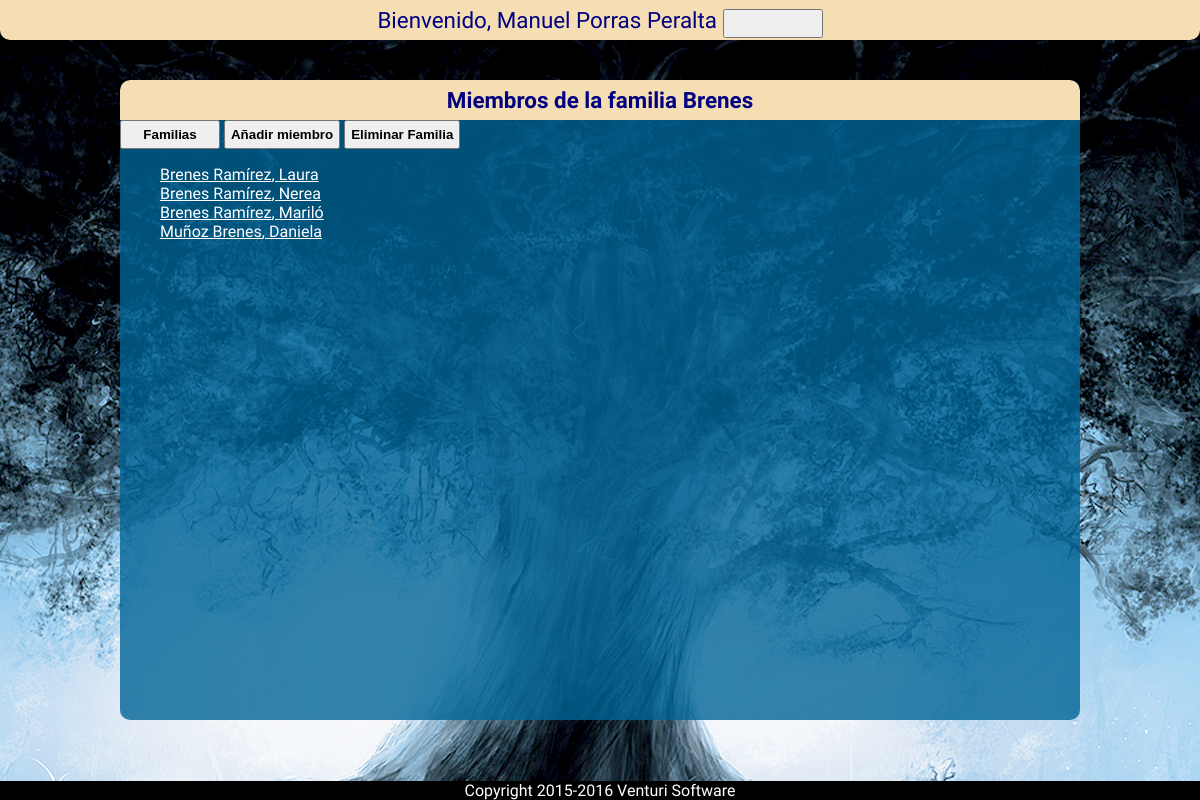
The page /family/2/ (signed in) on the database its author committed.
### family/models.py (models this page shows, shortened)
class Family(models.Model):
	family_name = models.CharField('Apellidos familiares',max_length=100) #Apellidos familiares
	family_id = models.CharField('ID personalizado',max_length=24) #Id personal de la familia

class Member(models.Model):
	member_family_id = models.ForeignKey(Family,verbose_name='ID Familia') #Clave ajena que une al miembro de la familia con su familia
	member_name = models.CharField(verbose_name='Nombre',max_length=100) #Nombre del miembro de la familia
	member_surname = models.CharField(verbose_name='Apellidos',max_length=100) #Apellido o Apellidos del miembro de la familia
	member_sex = models.CharField(verbose_name='Sexo',choices=(('Hombre','Hombre'),('Mujer','Mujer'),('No especificado','No especificado')),max_length=20) #Sexo del miembro de la familia
	member_birth = models.DateField('Fecha de nacimiento',help_text='Fecha en este formato <em>AÑO-MES-DÍA</em>') #Fecha de nacimiento
	member_rip = models.DateField('Fecha de fallecimiento',null=True,blank=True) #Fecha de defunción
	member_profile_image = models.ImageField('Foto de perfil',null=True,blank=True) #Imagen de perfil del miembro de la familia
	member_partner_id = models.IntegerField(default=0,null=True,blank=True,verbose_name='ID Pareja') #ID del cónyuge que sirve de enlace a una nueva familia
	member_email = models.EmailField('E-Mail',null=True,blank=True) #Correo electrónico de contacto

### family/views.py (the view)
# urls.py: url(r'^(?P<req_id>[0-9])+/$', login_required(views.reqFamily), name='family'),
def reqFamily(request, req_id):
	family = get_object_or_404(Family, pk=req_id)
	members = Member.objects.filter(member_family_id=req_id)
	context = {'family':family,'members':members}
	return render(request, 'family/viewFamily.html',context)

### family/templates/family/viewFamily.html (shortened to what this page needs)
{% extends "base.html" %}
{% block content %}
<div class="cabecera_seccion">
	<h1 class="titulo_seccion">Miembros de la familia {{ family.family_name }}</h1>
	<input type="button" onclick="location.href='{% url 'family:family' %}'" value="Familias"/>
	<input type="submit" onclick="location.href='{% url 'family:add_member' family.id %}'" value="Añadir miembro"/>
	<input type="button" onclick="location.href='{% url 'family:delete_family' family.id %}'" value="Eliminar Familia"/>
	{% if members %}
		<ul>
		{% for famMember in members %}
			<li><a href="{% url 'family:member' famMember.id %}">{{ famMember.member_surname }}, {{ famMember.member_name }}</a></li>
		{% endfor %}
		</ul>
	{% else %}
		<p>No hay ningún miembro registrado o dado de alta.</p>
	{% endif %}
</div>
{% endblock %}

### family/templates/base.html (shortened to what this page needs)
{% load staticfiles %}
<head>
	<link rel="stylesheet" type="text/css" href="{% static 'family/style.css' %}" />
</head>
<body>
	<div class="titulo_principal">{% block section_title %}
		Bienvenido, {{ request.user.first_name.title }} {{ request.user.last_name.title }}{% endblock %}
		<input id="logout_button" type="submit" value="" onclick="location.href='{% url 'logout' %}'"/>
	</div>
	<div class="cuerpo_seccion">
		{% block content %}{% endblock %}
	</div>
{% block footer %}<div class="footer">Copyright 2015-2016 Venturi Software</div>{% endblock %}
</body>

### family/static/family/style.css (style rules this page uses)
body { background-color: wheat; color: white; text-align: justify; font-family: Cantarell; width: 100%; margin: 0; background-image: url('./images/tree-sun.jpg'); background-position: top center; background-attachment: fixed; z-index: 0; }
input[type="button"],input[type="submit"],button { padding: 5px; width: auto; min-width: 100px; font-weight: bold; }
ul { list-style-type: none; }
a { width: auto; color: white; }
a:visited, a:before { color: white; }
.footer { display: block; position: fixed; width: 100%; bottom: 0; text-align: center; background-color: black; z-index: 1000; }
.titulo_principal { background-color: wheat; line-height: 40px; width: 100%; color: navy; left: 0; top: 0; margin: 0; padding: 0; text-align: center; font-size: 140%; border-radius: 0px 0px 10px 10px; -moz-border-radius: 0px 0px 10px 10px; -webkit-border-radius: 0px 0px 10px 10px; border: 0px; border-collapse: collapse; z-index: 500; }
#logout_button,#logout_button:focus,#logout_button::-moz-focus-inner { min-width: 40px; height: auto; position: absolute; right: 0; background-image: url('images/logout.png'); background-position: center center; background-size: contain; background-repeat: no-repeat; border: 0; background-color: wheat; outline: none; }
.titulo_seccion { background-color: wheat; line-height: 40px; width: 100%; color: navy; left: 0; top: 0; margin: 0; padding: 0; text-align: center; font-size: 140%; border-radius: 10px 10px 0px 0px; -moz-border-radius: 10px 10px 0px 0px; -webkit-border-radius: 10px 10px 0px 0px; border: 0px; border-collapse: collapse; z-index: 500; }
.cuerpo_seccion { display: block; position: fixed; top: 10%; bottom: 10%; left: 0; right: 0; background-color: rgba(0,100,150,0.8); width: 80%; height: auto; min-width: 400px; margin: auto; padding-bottom: 0.1px; border-radius: 10px 10px 10px 10px; -moz-border-radius: 10px 10px 10px 10px; -webkit-border-radius: 10px 10px 10px 10px; border: 0px; border-collapse: collapse; z-index: 500; overflow-y: auto; }

### rows shown on the page
Family: family_name "Brenes", id "Añadir miembro", id "Eliminar Familia"
Member: member_surname "Brenes Ramírez", member_name "Laura"
Member: member_surname "Brenes Ramírez", member_name "Nerea"
Member: member_surname "Brenes Ramírez", member_name "Mariló"
Member: member_surname "Muñoz Brenes", member_name "Daniela"

### other values the page prints
{{ request.user.first_name.title }} "Manuel"
{{ request.user.last_name.title }} "Porras Peralta"
